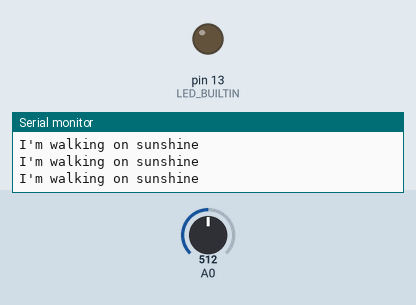
A sketch run on a simulated Arduino Uno, built with avr-gcc and run on an emulated ATmega328P. On the bench: output pins drawn as LEDs (lit = HIGH), the last lines printed to the serial monitor. The test bench sets the inputs (shaded band); at power-on: A0 = 512.

Above: at 1.8 s.
1.9 s: A0 set to 54
4.0 s: A0 set to 47
At 4.8 s:
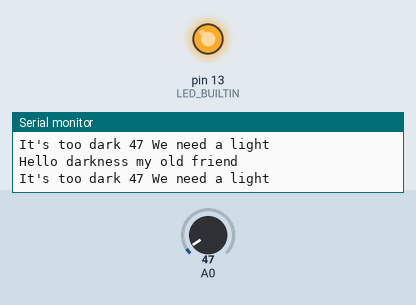
5.5 s: A0 set to 110
At 6.0 s:
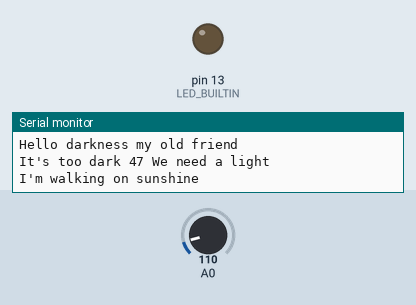
7.0 s: A0 set to 40
At 8.4 s:
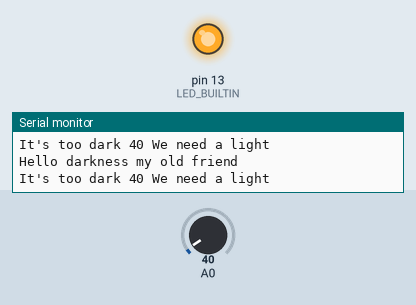
Timing chart, 0 to 9.5 s (numbered marks = the images above; inputs shaded):
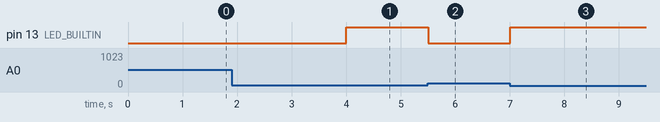

Measured:
- the behaviour switches between 50 and 49 on A0 (found by bisection; images 0 and 1)
- after the input at 4.0 s, pin 13 (LED_BUILTIN): LOW → HIGH at once
- after the input at 5.5 s, pin 13 (LED_BUILTIN): HIGH → LOW at once
- after the input at 7.0 s, pin 13 (LED_BUILTIN): LOW → HIGH at once

The sketch:

ADC_Exercise2.ino
```cpp
//Configure onboard LED to light up when the LDR is mainly/fully covered.
//Set threshold limit and show ADC values (at a reasonable rate) on serial monitor and when threshold limit is crossed 

// The LDR that I picked out of the pile was 12k and a resistor is 2.3k
//Depending how you on your resistors and wiring the code will have to be diffrent
//This is how I wirred it
//         5V----LDR---R---GND
//                   |
//                   |
//                   A0
void setup() {
  pinMode(A0,INPUT);
  pinMode(LED_BUILTIN,OUTPUT);
  Serial.begin(9600);
}

//Read the value print a message and light up an LED if needed
void ReadTheRoom(){
  int Reading = analogRead(A0);
 if (Reading>100){
  Serial.println("I'm walking on sunshine");}
  else{
  Serial.println("Hello darkness my old friend");
  }
  if(Reading<50) {
  Serial.print("It's too dark ");
  Serial.print(Reading);
  Serial.println(" We need a light");
  digitalWrite(LED_BUILTIN,HIGH);
  }
  else {
   digitalWrite(LED_BUILTIN,LOW);
  }
}

void loop() {
  delay(500);
  ReadTheRoom();


}
```
